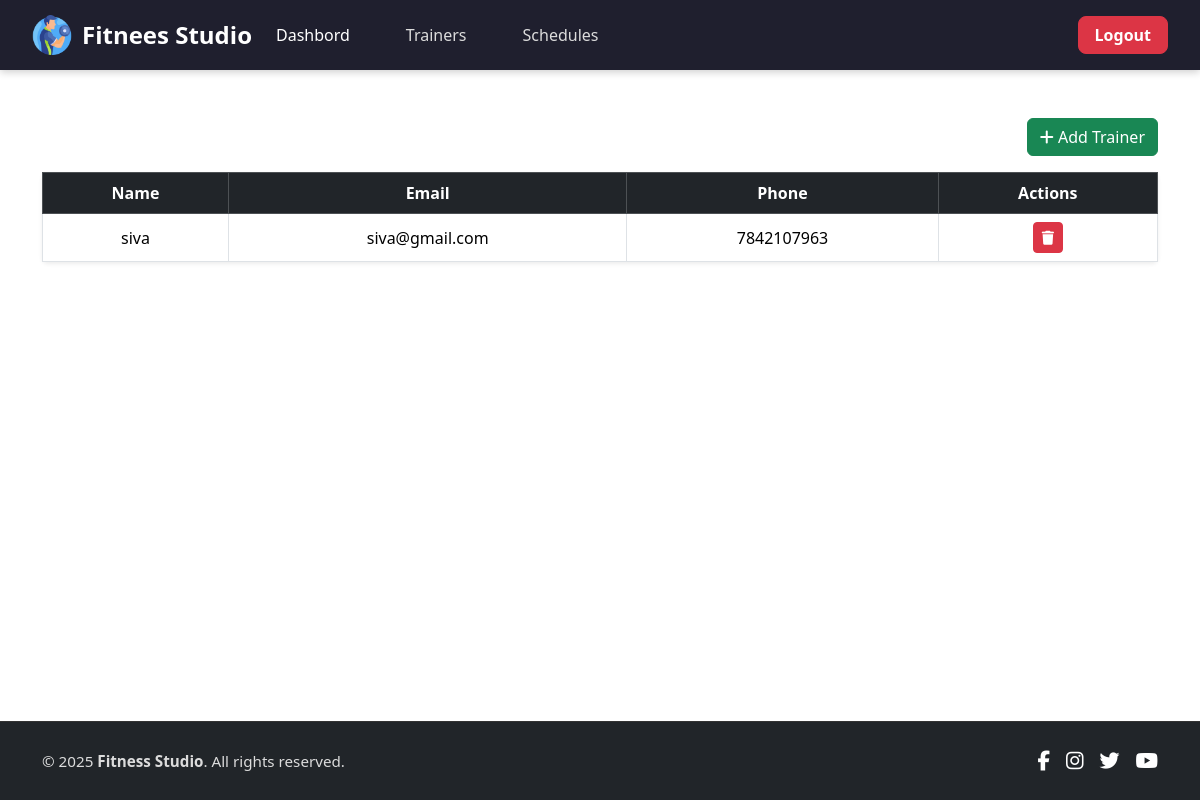
/Fitnees-Studio/admin/Trainers/ (signed in), run on the app's committed database.
### Fitnees_Admin/models.py (models this page shows, shortened)
class Trainer(models.Model):
    T_id = models.AutoField(primary_key=True)
    T_name = models.CharField(max_length=50)
    T_email = models.EmailField()
    T_phone = models.CharField(max_length=10)

### Fitnees_Admin/views.py (the view, shortened to what this page needs)
# urls.py: path("Trainers/", views.trainer, name="Trainers"),
@login_required(login_url='admin_login')
def trainer(request):
    trainers = Trainer.objects.all().order_by('-T_id')
    return render(request, 'admin_panel/traineer.html', {'trainers': trainers})

### templates/admin_panel/traineer.html (shortened to what this page needs)
{% extends "admin_panel/base.html" %}
{% block content %}
<div class="container mt-5">
    <div class="d-flex justify-content-end mb-3">
        <button type="button" class="btn btn-success" data-bs-toggle="modal" data-bs-target="#trainerModal">
            <i class="fa-solid fa-plus"></i> Add Trainer
        </button>
    </div>
    <div class="table-responsive">
        <table id="trainerTable" class="table table-bordered table-hover align-middle bg-white shadow-sm mb-0 rounded text-center">
            <thead class="table-dark">
                <tr>
                    <th>Name</th>
                    <th>Email</th>
                    <th>Phone</th>
                    <th>Actions</th>
                </tr>
            </thead>
            <tbody>
                {% for trainer in trainers %}
                <tr>
                    <td>{{ trainer.T_name }}</td>
                    <td>{{ trainer.T_email }}</td>
                    <td>{{ trainer.T_phone }}</td>
                    <td>
                        <button
    class="btn btn-danger btn-sm delete-trainer-btn"
    data-url="{% url 'trainer_Delete' trainer.T_id %}">
    <i class="fa-solid fa-trash"></i>
</button>
                    </td>
                </tr>
                {% empty %}
                <tr>
                    <td colspan="8" class="text-center">No trainers available</td>
                </tr>
                {% endfor %}
            </tbody>
        </table>
    </div>
</div>
{% endblock %}

### static/css/admin_css/style.css (style rules this page uses)
* { margin: 0; padding: 0; box-sizing: border-box; }
.table-responsive { overflow-x: unset !important; }

### data on the page
Trainer: T_name "siva", T_email "siva@gmail.com", T_phone "7842107963"
